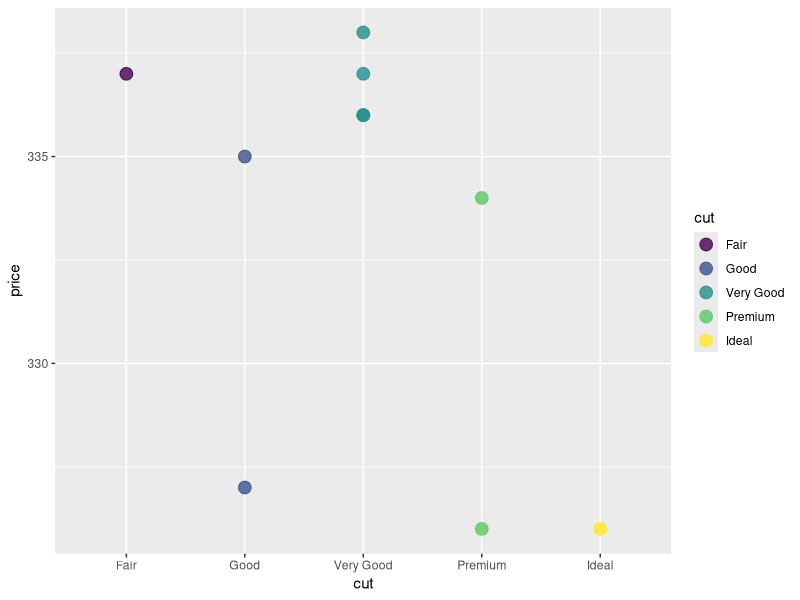

Generate this figure with R: (Note: this script raises an error after producing the figure.)
## ---- chunk 1

#To read some pieces of code that other people have already written, we can borrow those codebooks from the R library. 

#Here, we borrow some instructions for making plots, which also includes the sample dataset called 'diamonds', by calling up the code using the 'library' function:  
library(ggplot2)

#This is like checking out a codebook from the library - you get to keep it at hand as long as you're working in this space.

#The 'head' command in bash has the same name in R, but it is a function too: 
head(diamonds)

#To change the number of rows displayed, it looks like this: 
head(diamonds, n=10)

#We also talked about how the function nrow() works just like the bash command (word count) that tells us how many lines are in a file: wc -l
nrow(diamonds)
## ---- chunk 2

#This is an example of some student code where they were looking for all the "Good" diamonds: pretty close! 
diamonds[grep("Good",diamonds)]

#Putting results in a variable is good practice if we want to us them later. 

# Use the '<-' combined symbol to "stuff" your code result from the right side into the variable on the left side. You can name the variable whatever you want! We named it 'stud' here: 
stud <- diamonds[grep("Good",diamonds)]

#Let us make a few modifications. 
#First, let's specify that we are looking in rows with a comma after the grep command
#Then let's grep for the pattern in the "cut" column only. 

#To use column information inside the function, we can use SYNTAX like this:
#diamonds$cut. That calls the column "by its name". 

stud2 <- diamonds[grep("Good",diamonds$cut),]
stud2

#Here is a student example of "subsetting" a dataset. 
#This can be a good idea to figure out how the commands work by using smaller datasets.
diamonds[1:10, c("cut","price")] -> dia
dia

#The student code works, but the more typical way to write this is in R is to put the variable name first and the instructions second: 

dia2 <- diamonds[1:10, c("cut", "price")]
dia2


#Much like the 'MATCH' function in excel, the grep function in R returns the index of the matches. 
#Consider this grep function, which searches for the word 'Premium' in the dataframe 'dia2'. Where does it say the matches are? 
matches <- grep("Premium", dia2$cut)
matches

#You should see all of the row numbers returned. So how do we get the information in the rows returned, instead of just which rows have a match? 

#We might try to just use the returned indexes to grab rows: 
dia2[matches,]

#That works! 

#You could also try using the combine function we saw earlier, because we got more than one row number back: 
dia2[c(matches),]

#That works too!

#Finally, let's see if we can stuff the function inside the dataframe to select the right rows, alll in one line of code: 
dia2[grep("Premium", dia2$cut), ]

#I hope you can see that there are LOTS of ways to do things 'right', not just LOTS of ways to get it a little wrong. 

#Another version of grep that students have tried is 'grepl', which returns something called a boolean. 

#Booleans are either 'TRUE' or 'FALSE' for each of the data items surveyed. 

#This could be useful, let's save that list of values in a variable and try some of the same steps as above. 

stud3 <- grepl("Premium", dia2$cut)
stud3
dia2[stud3,]

#Ah! Both booleans from grepl and indexes from grep work!

#Now, I told you the fun part was plotting. How do we? Try this code: 

ggplot(data = dia, aes(x = cut, y = price, color = cut)) +
  geom_point(alpha = 0.8, size =4)

#You'll notice we need to call out plotting function ggplot(). 

#The function needs a dataset (dia), and the variables to use get packaged into the 'aes()' function (aes = aesthetics; how modern!).

#The handy part of ggplot is that we can add-on instructions with extra functions using the '+' sign - kinda like buying upgrades, but free! 

#Here, we add-on upgrades to our datapoints using the function 'geom_point()' and give it a new color opacity using 'alpha' and a new point size using 'size'. Try to change some values and see what happens!  

#For the TASKS, I've created a subset of diamonds called diatask with this command: 

diatask <- diamonds[80:100, c(2,7)]
#print(diatask, n = 20) 

## ---- chunk 3
head(diaTask)
# cut and price
## ---- chunk 4
head(diaTask, n = nrow(diaTask))

## ---- chunk 5
diatask[diatask$price < 750, ]
## ---- chunk 6
# There should be 10 rowa
print(diatask, n = nrow(diatask))

premium_rows <- diatask[grep("Premium", diatask$cut), ]
ideal_rows <- diatask[grep("Ideal", diatask$cut), ]

sparkles <- rbind(premium_rows, ideal_rows)

sparkles
nrow(sparkles)
# results match my prediction
## ---- chunk 7
ggplot(data = diatask, aes(x = cut, y = price, color = cut)) +
  geom_point(alpha = 0.8, size = 4)
## ---- chunk 8
ggplot(data = diatask, aes(x = cut, y = price, color = cut)) +
  geom_point(alpha = 0.8, size = 4) +
  theme_classic()

## ---- chunk 9
diasize <- diamonds[80:100, c("carat", "cut", "price")]

## ---- chunk 10
ggplot(data = diasize, aes(x = carat, y = price, color = cut)) +
  geom_point(alpha = 0.8, size = 4)
## ---- chunk 11
## The datasets are too small and were not randomly selected which skews the data. There are also other variables that aren't represened from the original data.
## ---- chunk 12
carat_price <- diamonds[, c("carat", "price")]

ggplot(data = carat_price, aes(x = carat, y = price)) +
  geom_point(alpha = 0.1, size = 1) +
  geom_smooth(method = "lm", se = FALSE)
